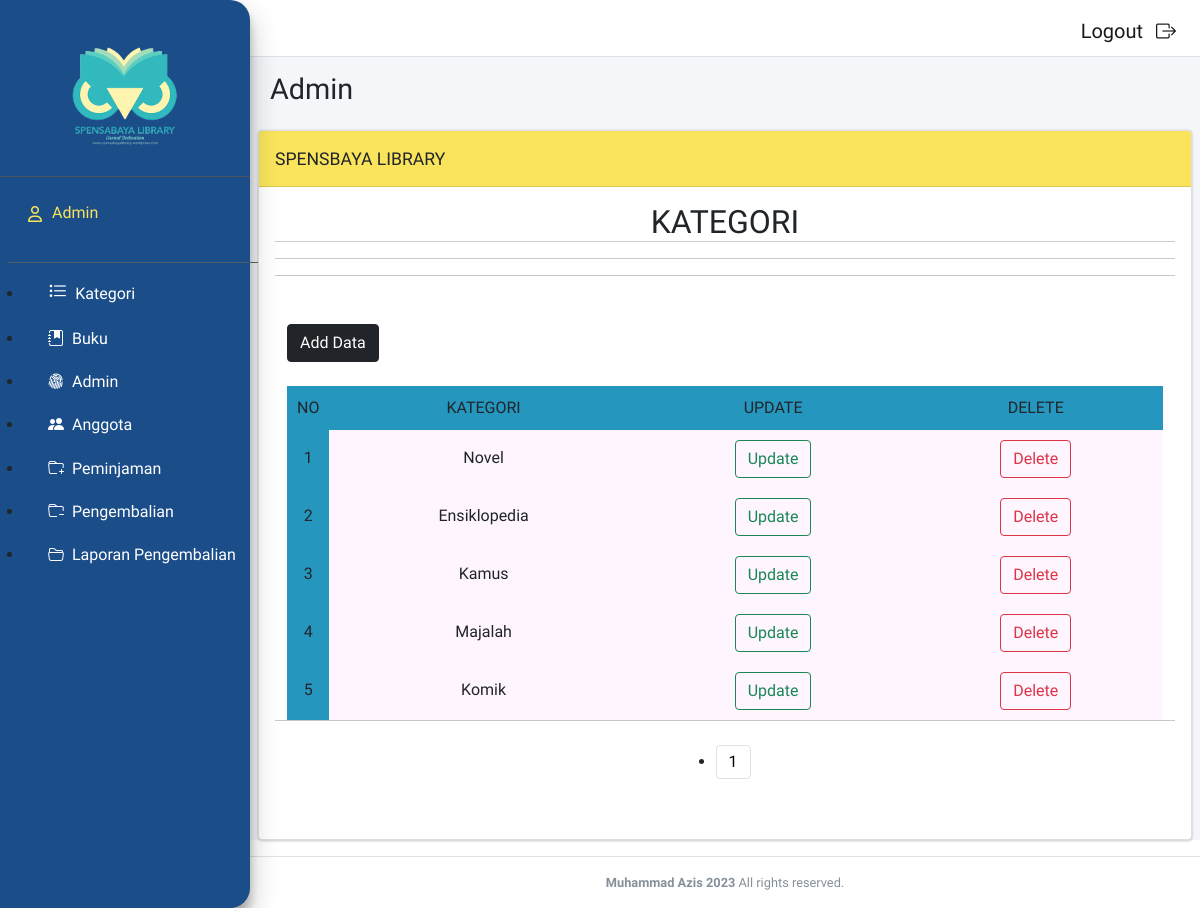
Page /loginadmin/index.php?f=kategori&m=select (signed in) on the committed database.
### tables this page shows
CREATE TABLE `t_kategori` (
  `f_id` int(11) NOT NULL,
  `f_kategori` varchar(200) NOT NULL
);

### dbcontroller.php (called while the page is built, shortened)
<?php class dbcontroller
{
    private $host = "127.0.0.1";
    private $user = "root";
    private $password = "";
    private $database = "usk_muhammadazis";
    private $koneksi;
    public function __construct()
    {
        $this->koneksi = $this->koneksiDB();
    }
    public function koneksiDB()
    {
        $koneksi = mysqli_connect($this->host, $this->user, $this->password, $this->database);
        return $koneksi;
    }
    public function getALL($sql)
    {
        $result = mysqli_query($this->koneksi, $sql);
        while ($row = mysqli_fetch_assoc($result)) {
            $data[] = $row;
        }
        if (!empty($data)) {
            return $data;
        }
    }
    public function rowCOUNT($sql)
    {
        $result = mysqli_query($this->koneksi, $sql);
        $count = mysqli_num_rows($result);
        return $count;
    }
}

### kategori/select.php (the view, shortened to what this page needs)
<?php
$jumlahdata = $db->rowCOUNT("SELECT f_id FROM t_kategori");
$banyak = 5;
$halaman = ceil($jumlahdata / $banyak);
if (isset($_GET['p'])) {
    $p = $_GET['p'];
    $mulai = ($p * $banyak) - $banyak;
} else {
    $mulai = 0;
}
$sql = "SELECT * FROM t_kategori ORDER BY f_id ASC LIMIT  $mulai,$banyak ";
$row = $db->getALL($sql);
$no = 1 + $mulai;
?>
<!DOCTYPE html>
<html lang="en">
<head>
    <link rel="stylesheet" href="../bootstrap/css/bootstrap.css">
</head>
<body>
    <form id="compose" name="compose" method="post" action="" enctype="multipart/form-data">
        <strong>
            <center>
                <h2 style="font-family: 'Sriracha', cursive;">KATEGORI</h2>
                <hr>
                <hr>
            </center>
        </strong>
        <div class="mt-5">
            <div class="container">
                <div class="mr-4">
                    <a class="btn btn-dark" href="?f=kategori&m=insert" role="button">Add Data</a>
                </div>
                <br>
                <table class="" style="width: 100%;">
                    <thead>
                        <tr class="warna">
                            <th width="10px">NO</th>
                            <th>KATEGORI</th>
                            <th>UPDATE</th>
                            <th>DELETE</th>
                        </tr>
                    </thead>
                    <tbody class="warna1">
                        <?php if (!empty($row)) { ?>
                            <?php foreach ($row as $r) : ?>
                                <tr>
                                    <td bgcolor="#2596be"><?php echo $no++ ?></td>
                                    <td><?php echo $r['f_kategori'] ?></td>
                                    <td><a style="color:;" href="?f=kategori&m=update&id=<?php echo $r['f_id'] ?>"><button type="button" class="btn btn-outline-success">Update</button></a></td>
                                    <td><a style="color:;" href="?f=kategori&m=delete&id=<?php echo $r['f_id'] ?>"><button type="button" class="btn btn-outline-danger" onclick="return confirm('Are you sure?');">Delete</button></a></td>
                                </tr>
                            <?php endforeach ?>
                        <?php } ?>
                    </tbody>
                </table>
            </div>
        </div>
    </form>
</body>
</html>
<nav aria-label="Pagination">
    <hr class="my-0" />
    <ul class="pagination my-4">
        <?php
        for ($i = 1; $i <= $halaman; $i++) {
            echo '<li class="page-item"><a class="page-link" style="color:black;" href="?f=kategori&m=select&p=' . $i . '">' . $i . '</a></li>';
        }
        ?>
    </ul>
</nav>

### chosen/docsupport/style.css (style rules this page uses)
html, body, div, span, object, iframe, h1, h2, h3, h4, h5, h6, p, blockquote, pre, abbr, address, cite, code, del, dfn, em, img, ins, kbd, q, samp, small, strong, sub, sup, var, b, i, dl, dt, dd, ol, ul, li, fieldset, form, label, legend, table, caption, tbody, tfoot, thead, tr, th, td, article, aside, canvas, details, figcaption, figure, footer, header, hgroup, menu, nav, section, summary, time, mark, audio, video { margin: 0; padding: 0; border: 0; font-size: 100%; font: inherit; vertical-align: baseline; }
article, aside, details, figcaption, figure, footer, header, hgroup, menu, nav, section { display: block; }
table { border-collapse: collapse; border-spacing: 0; }
hr { display: block; height: 1px; border: 0; border-top: 1px solid #ccc; margin: 1em 0; padding: 0; }
body { font:13px/1.231 sans-serif; *font-size:small; }
select, input, textarea, button { font:99% sans-serif; }
body { background: #EEE; color: #444; line-height: 1.4em; }
body { font-family: sans-serif; font-size: 1em; }
h2 { border-bottom: 1px solid #ccc; font-size: 1.2em; margin: 3em 0 1em 0; font-weight: bold; }
ul li { list-style: disc; margin-left: 1em; margin-bottom: 1.25em; }
a { color: #F36C00; outline: none; text-decoration: none; }
strong { font-weight: bold; }

### kategori/select.php (style rules this page uses)
body { font-family: 'Sriracha', cursive; }
.warna { background-color: #fad4ff; }
.warna1 { background-color: #fef5ff; }
th { background-color: #2596be; }
th, td { margin: 10px; text-align-last: center; padding: 10px; }
.pagination { justify-content: center; }

### rows in the picture
t_kategori: f_kategori "Novel"
t_kategori: f_kategori "Ensiklopedia"
t_kategori: f_kategori "Kamus"
t_kategori: f_kategori "Majalah"
t_kategori: f_kategori "Komik"

### other values in the picture
$_SESSION['admin'] "Admin"
